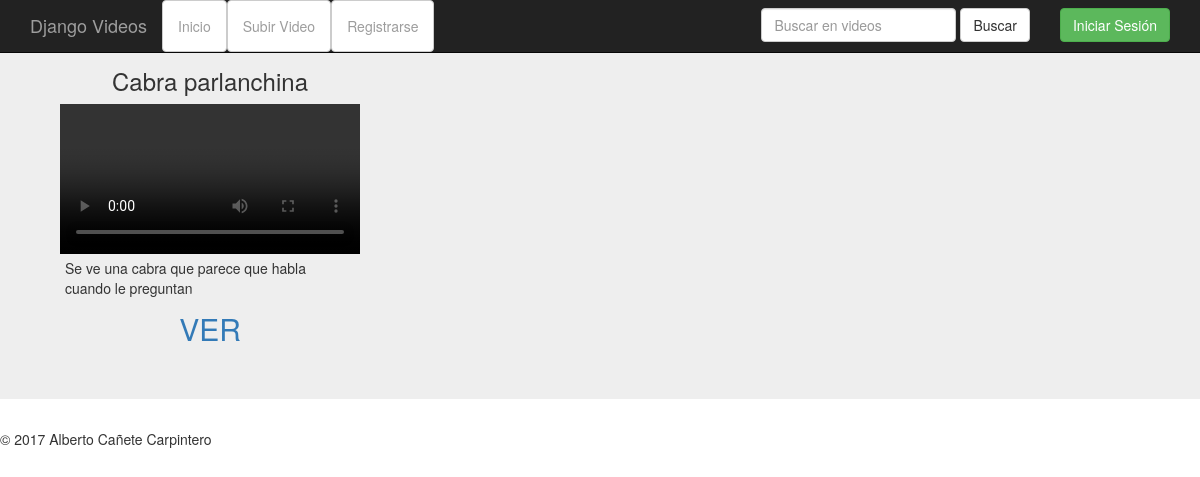
Before: /mostrarresultados/ with the older database file.
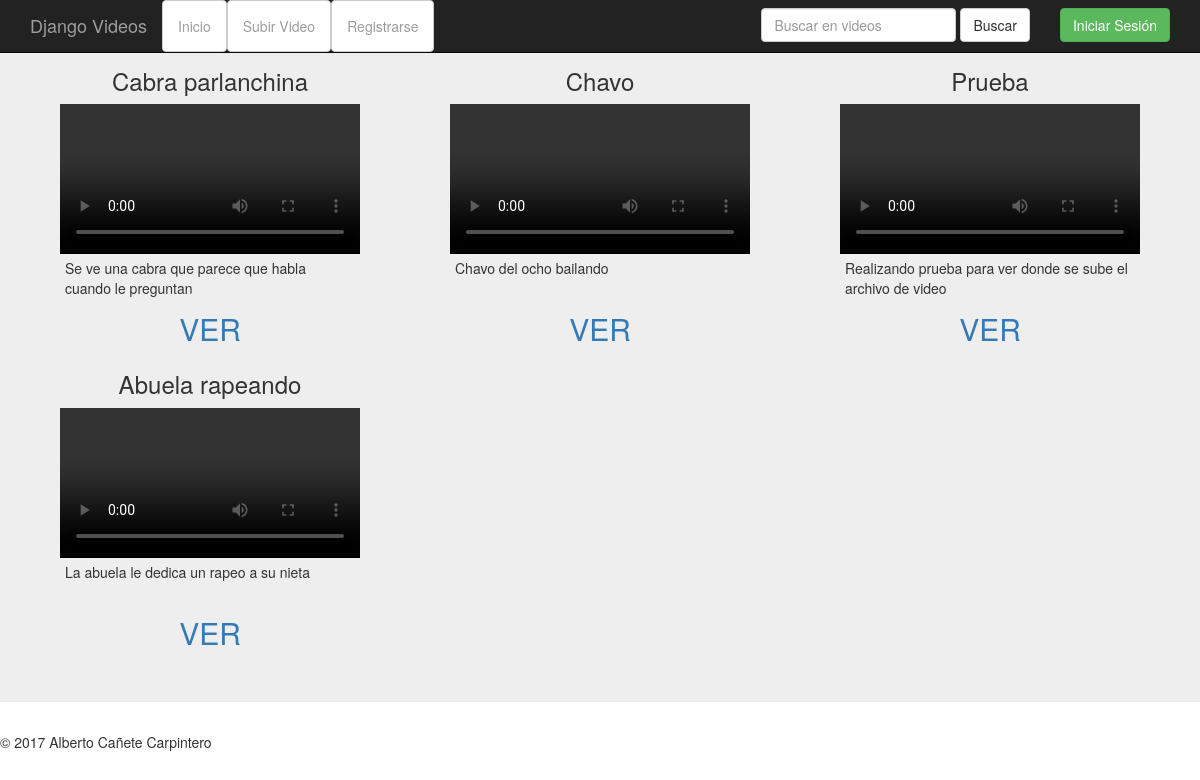
After: the same page with the newer database file.
### video/models.py (models this page shows, shortened)
class Video(models.Model):
	titulo_video = models.CharField(max_length = 100, verbose_name = 'Titulo ', help_text = "Titulo ")
	descripcion_video = models.TextField(help_text = 'Descripcion ', verbose_name = 'Descripcion ')
	keywords_video = models.TextField(verbose_name = "Palabras de referencia", help_text = "Palabras de referencia")
	usuario_video = models.ForeignKey(User, verbose_name = 'Usuario ')
	archivo_video = models.FileField(upload_to = 'videos', help_text = "Seleccione un archivo", verbose_name = "Seleccione un archivo")
	fecha_video = models.DateTimeField(auto_now = True)
	privacidad_video = models.BooleanField(verbose_name = "Privado", default = False, help_text = "Privado")

### video/views.py (the view)
# urls.py: url(r'^mostrarresultados/$', views.mostrarResultados),
def mostrarResultados(request):
    r=models.Video.objects.all().filter(privacidad_video=False)
    if 'campo' in request.GET and request.GET['campo']:
        campo=request.GET['campo']
        for i in campo.split():
            r=r.filter(keywords_video__contains=i)
    else:
        campo=""
    return render(request,'mostrarResultados.html',{'titulo':"Muestra de Resultados", 'resultados':r})

### video/templates/mostrarResultados.html (shortened to what this page needs)
{% extends "esqueleto.html" %}
{% block contenido %}
{% for i in resultados %}
<div class="col-md-4">
  <div class="row">
    <h3 style="text-align:center;">{{i.titulo_video}}</h3>
  </div>
  <div class="row"  style="text-align:center;">
    <video width="300" src="{{MEDIA_URL}}{{i.archivo_video}}" controls>
    </video>
  </div>
  <div class="row" style="height:50px;margin-left:35px;">
    <p style="font-size:14px;width:85%;">{{i.descripcion_video}}</p>
  </div>
  <div class="row" style="text-align:center;font-size:30px;">
    <a href="/ver/{{i.id}}">VER</a>
  </div>
</div>
{% endfor %}
{% endblock %}

### video/templates/esqueleto.html (shortened to what this page needs)
<!DOCTYPE html>
<html lang="es">
  <head>
    {% load static %}
    <link href="{% static 'css/bootstrap.min.css' %}" rel="stylesheet">
  </head>
  <body>
    <nav class="navbar navbar-inverse navbar-fixed-top">
      <div class="container">
        <div class="navbar-header">
          <a class="navbar-brand" href="/">Django Videos</a>
        </div>
        <div class="navbar-left" id="esconder" >
          <ul class="nav navbar-nav">
            <li><a href="/" class="btn btn-default">Inicio</a></li>
            <li><a href="/subirvideo" class="btn btn-default">Subir Video</a></li>
            <li><a href="/registro" class="btn btn-default">Registrarse</a></li>
          </ul>
        </div>
        <div id="navbar" class="navbar-collapse collapse">
          <div class="form-group navbar-form navbar-right">
            {% if not user.is_authenticated %}
            <a href="/login/" class="btn btn-success">Iniciar Sesi&oacute;n</a>
            {% else %}
            <a href="/logout/" class="btn btn-danger">Cerrar Sesi&oacute;n</a>
            {% endif %}
          </div>
          <form action="/mostrarresultados/" method="get" class="navbar-form navbar-right">
            <div class="form-group">
              <input type="text" name="campo" placeholder="Buscar en videos" class="form-control">
              <input type="submit" value="Buscar" class="btn btn-default">
            </div>
          </form>
        </div>
      </div>
    </nav>
    <div class="jumbotron">
      <div class="container">
        <div class="row">
        {% block contenido %}{% endblock %}
        </div>
      </div>
    </div>
      <footer>
        <p>&copy; 2017 Alberto Cañete Carpintero</p>
      </footer>
  </body>
</html>

Changed rows visible on the page:
added Video: titulo_video "Chavo", descripcion_video "Chavo del ocho bailando"
added Video: titulo_video "Prueba", descripcion_video "Realizando prueba para ver donde se sube el archivo de video"
added Video: titulo_video "Abuela rapeando", descripcion_video "La abuela le dedica un rapeo a su nieta"
